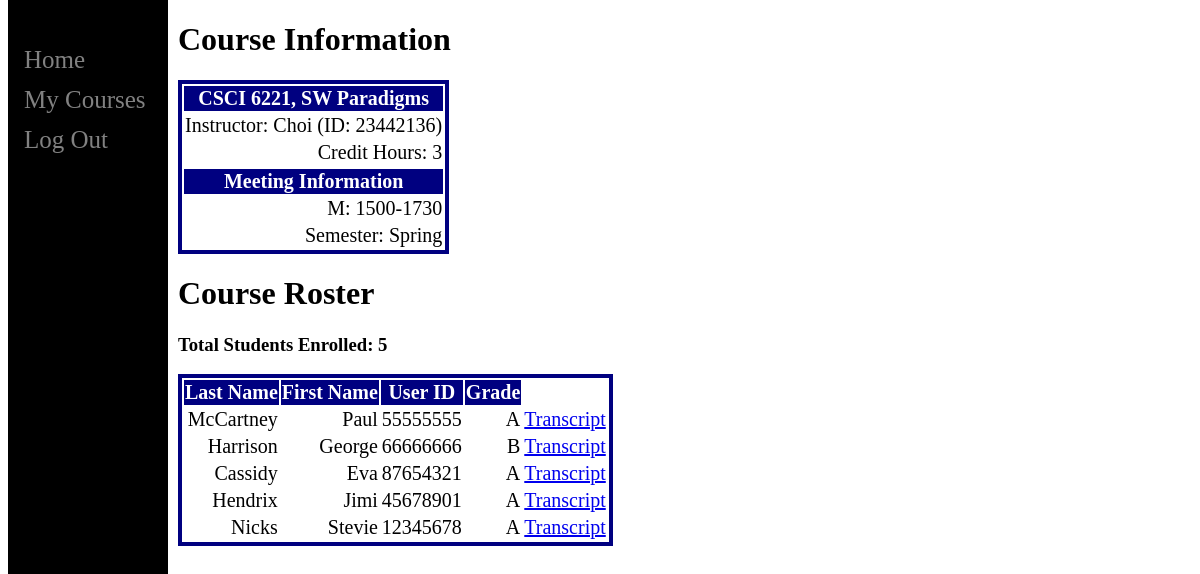
The page /faculty-instructor/course_det.php?id=1 on the database its author committed.
### tables this page shows
CREATE TABLE course_catalog (
    courseID int(3) not null,
    course_dept  varchar(20) not null,
    course_num     int(4) not null,
    course_name varchar(50) not null,
    day TINYTEXT,
    startTime     int(4) not null,
    endTime     int(4) not null,
    semester TINYTEXT,
    course_credits     int(1) not null,
    sectionNum	 int(1) not null,
    instructor TINYTEXT,
    instructor_id INT(8) ZEROFILL,
    preq1Dept     varchar(20),
    preq1Num     varchar(20),
    preq2Dept     varchar(20),
    preq2Num     varchar(20)
);

CREATE TABLE enrollment (
  user_id INT(8) ZEROFILL,
  course_num     int(4) not null,
  courseID     int(3) not null,
  course_dept TINYTEXT,
  course_name TINYTEXT,
  startTime     INT(4),
  endTime     INT(4),
  day   TINYTEXT,
  semester TINYTEXT,
  course_credits    INT(4),
  year	   INT(4),
  grade	  TINYTEXT,
  gpa  decimal(3,2)
);

CREATE TABLE student (
  user_id INT(8) ZEROFILL,
  program INT(1),
  thesis INT(1),
  app_to_grad INT(1),
  form1 INT,
  adv_id INT(8) ZEROFILL,
  fname TINYTEXT,
  lname TINYTEXT,
  email TINYTEXT,
  street TINYTEXT,
  city TINYTEXT,
  state TINYTEXT,
  country TINYTEXT,
  ssn TINYTEXT,
  adv_form INT(1),
  reg_hold INT(1),
  PRIMARY KEY (user_id)
);

### faculty-instructor/course_det.php (the view, shortened to what this page needs)
<?php
  require "header.php";
  if(isset($_GET['id'])){
    $crn = $_GET['id'];
    $course = "SELECT * FROM course_catalog WHERE courseID=" . $crn;
    $run_course = mysqli_query($conn, $course);
    $data = mysqli_fetch_assoc($run_course);
    echo "<main><div class='change-tbl'><h1>Course Information</h1>";
    $table = "<table>";
    $table .= "<tr><th>{$data['course_dept']} {$data['course_num']}, {$data['course_name']}</th></tr>";
    $table .= "<tr><td>Instructor: {$data['instructor']} (ID: {$data['instructor_id']})</td></tr>";
    $table .= "<tr><td>Credit Hours: {$data['course_credits']}</td></tr>";
    $table .= "<tr></tr>";
    $table .= "<tr><th>Meeting Information</th></tr>";
    $table .= "<tr><td>{$data['day']}: {$data['startTime']}-{$data['endTime']}</td></tr>";
    $table .= "<tr><td>Semester: {$data['semester']}</td></tr>";
    echo $table;
    echo "</table>";
    $roster = "SELECT * FROM enrollment WHERE courseID=" . $crn . " AND user_id NOT IN (SELECT user_id FROM alumni)";
    $run_roster = mysqli_query($conn, $roster);
    $stu_num = mysqli_num_rows($run_roster);
    echo "<h1>Course Roster</h1>";
    echo "<h3>Total Students Enrolled: " . $stu_num . "</h3>";
    echo"<table>";
    echo "<tr><th>Last Name</th><th>First Name</th><th>User ID</th><th>Grade</th></tr>";
    while($data = mysqli_fetch_assoc($run_roster)){
      $sid = $data['user_id'];
      $stu_name = "SELECT * FROM student WHERE user_id=" .$sid;
      $run_stu = mysqli_query($conn, $stu_name);
      $stu_data = mysqli_fetch_assoc($run_stu);
      $row = "<tr><td>{$stu_data['lname']}</td><td>{$stu_data['fname']}</td>";
      $row .= "<td>".$sid."</td>";
      $row .= "<td>{$data['grade']}</td>";
      $row .= "<td><a href=view-stu.php?cid=" . $crn . "&id=" . $sid .">Transcript</a></td>";
      $row .= "</tr>";
      echo $row;
    }
    echo "</table></div></main>";
  }
  else{
    header("Location: courses.php");
    exit();
  }

### faculty-instructor/style.css (style rules this page uses)
body { font-family: "verdana"; }
main { margin-left: 160px; padding: 0px 10px; }
.change-tbl h1, p { text-align:left; }
.change-tbl table { height: 25px; width: auto; font-size: 20px; text-align: center; border: 4px solid navy; vertical-align: center; }
.change-tbl td { text-align:right; }
.change-tbl th { text-align:center; color: white; background-color: navy; }

### rows shown on the page
course_catalog: course_dept "CSCI", course_num "6221", course_name "SW Paradigms", instructor "Choi", instructor "23442136", course_credits "3", day "M", startTime "1500", endTime "1730", semester "Spring"
enrollment: student.lname "McCartney", student.fname "Paul", user "55555555", grade "A"
enrollment: student.lname "Harrison", student.fname "George", user "66666666", grade "B"
enrollment: student.lname "Cassidy", student.fname "Eva", user "87654321", grade "A"
enrollment: student.lname "Hendrix", student.fname "Jimi", user "45678901", grade "A"
enrollment: student.lname "Nicks", student.fname "Stevie", user "12345678", grade "A"

### other values the page prints
$stu_num "5"
